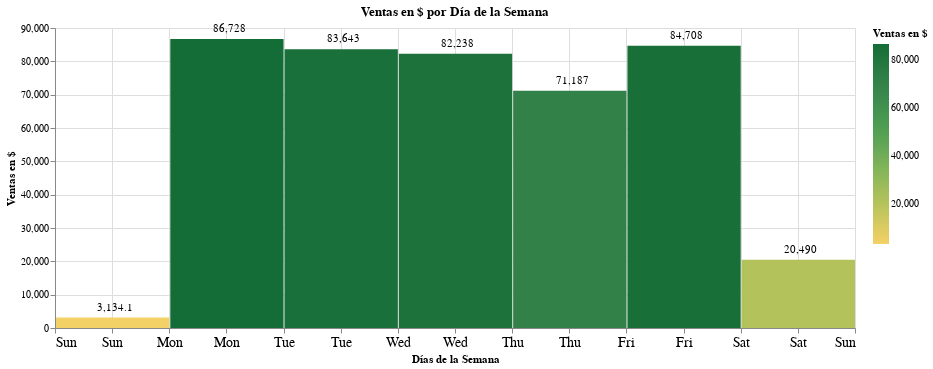

Notebook source saved alongside this figure:
### Markdown cell above
Cada cuadrito corresponde a un día de venta en USD. Mientras más oscuro/verde, mayor las ventas. Los días en blanco corresponden a días sin ventas (fines de semana, feriados, etc.).

Las bajas ventas los primeros meses del 2020 se explican por los numerosos días sin ventas, debidos a la pandemia y feriados como el carnaval y semana santa.

Los cuadros más oscuro corresponden al 25/05/2020 y el 16/10/2020 donde se registraron ventas excepcionales.

A partir de julio del 2021 comenzamos a ver un poco más de cuadros oscuros, es decir, un aumento en las ventas.

En 2020 podemos observar mayores ventas en la 2da quincena de los meses. Pero a partir de julio del 2021, las ventes se vuelven más uniformes a lo largo de todo el mes.

### Code cell
x=alt.X('day(fecha):T', title='Días de la Semana', axis = alt.Axis(labelAngle=0, labelFontSize=14))
tooltip=[alt.Tooltip('day(fecha):T', title='Día'),
         alt.Tooltip('sum(monto_dolar):Q', title='Ventas en $', format='$,.5')]
titulo='Ventas en $ por Día de la Semana'

graf_barras_ventas_dol(df_ventas_dol, x, tooltip, titulo, 60)

### Figure 1 — Vega-Lite specification as saved in the notebook (floating-point values rounded to 4 significant figures; data arrays with more than 128 entries replaced by an {"elided": "..."} marker saying what was removed)
{"config": {"view": {"continuousWidth": 400, "continuousHeight": 300}}, "layer": [{"mark": "bar", "encoding": {"color": {"aggregate": "sum", "field": "monto_dolar", "legend": {"title": "Ventas en $"}, "scale": {"scheme": "goldgreen"}, "type": "quantitative"}, "tooltip": [{"field": "fecha", "timeUnit": "day", "title": "Día", "type": "temporal"}, {"aggregate": "sum", "field": "monto_dolar", "format": "$,.5", "title": "Ventas en $", "type": "quantitative"}], "x": {"axis": {"labelAngle": 0, "labelFontSize": 14}, "field": "fecha", "timeUnit": "day", "title": "Días de la Semana", "type": "temporal"}, "y": {"aggregate": "sum", "axis": {"grid": true, "labelFontSize": 10, "titleAnchor": "middle", "titleAngle": 270}, "field": "monto_dolar", "scale": {"zero": false}, "title": "Ventas en $", "type": "quantitative"}}, "height": 300, "title": "Ventas en $ por Día de la Semana", "width": 800}, {"mark": {"type": "text", "dx": 60, "dy": -10, "fill": "black"}, "encoding": {"color": {"aggregate": "sum", "field": "monto_dolar", "legend": {"title": "Ventas en $"}, "scale": {"scheme": "goldgreen"}, "type": "quantitative"}, "text": {"aggregate": "sum", "field": "monto_dolar", "format": ",.5", "title": "Ventas en $", "type": "quantitative"}, "tooltip": [{"field": "fecha", "timeUnit": "day", "title": "Día", "type": "temporal"}, {"aggregate": "sum", "field": "monto_dolar", "format": "$,.5", "title": "Ventas en $", "type": "quantitative"}], "x": {"axis": {"labelAngle": 0, "labelFontSize": 14}, "field": "fecha", "timeUnit": "day", "title": "Días de la Semana", "type": "temporal"}, "y": {"aggregate": "sum", "axis": {"grid": true, "labelFontSize": 10, "titleAnchor": "middle", "titleAngle": 270}, "field": "monto_dolar", "scale": {"zero": false}, "title": "Ventas en $", "type": "quantitative"}}, "height": 300, "title": "Ventas en $ por Día de la Semana", "width": 800}], "data": {"name": "data-a7ec29a1c52efe8cf6aaf89c57d87266"}, "$schema": "https://vega.github.io/schema/vega-lite/v4.17.0.json", "datasets": {"data-a7ec29a1c52efe8cf6aaf89c57d87266": {"elided": "612 records"}}}
